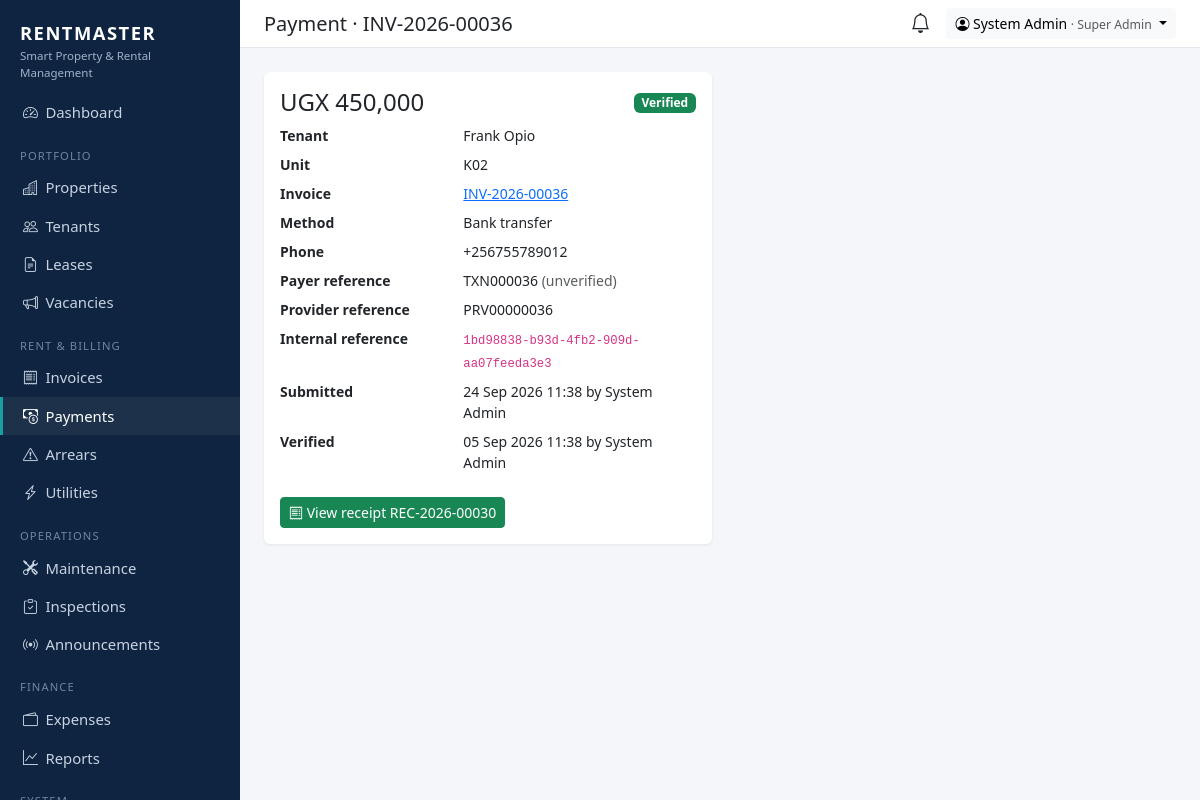
Screenshot of /billing/payments/30/ (signed in) with the database file from the repository.
### apps/billing/models.py (models this page shows, shortened)
class Payment(models.Model):
    class Status(models.TextChoices):
        PENDING = "PENDING", "Pending verification"
        VERIFIED = "VERIFIED", "Verified"
        FAILED = "FAILED", "Failed / rejected"
    invoice = models.ForeignKey(Invoice, on_delete=models.PROTECT, related_name="payments")
    amount = models.DecimalField(max_digits=12, decimal_places=0)
    method = models.CharField(max_length=15, choices=PaymentMethod.choices)
    status = models.CharField(max_length=10, choices=Status.choices, default=Status.PENDING)
    internal_reference = models.UUIDField(default=uuid.uuid4, unique=True, editable=False)
    payer_reference = models.CharField(max_length=100, blank=True)
    provider_reference = models.CharField(max_length=100, blank=True)
    payer_phone = models.CharField(max_length=20, blank=True)
    provider_response = models.JSONField(default=dict, blank=True)
    failure_reason = models.CharField(max_length=200, blank=True)
    submitted_by = models.ForeignKey(settings.AUTH_USER_MODEL, null=True, on_delete=models.SET_NULL, related_name="+")
    verified_by = models.ForeignKey(settings.AUTH_USER_MODEL, null=True, blank=True, on_delete=models.SET_NULL, related_name="+")
    verified_at = models.DateTimeField(null=True, blank=True)
    created_at = models.DateTimeField(auto_now_add=True)
    class Meta:
        ordering = ["-created_at"]

class Invoice(models.Model):
    class Status(models.TextChoices):
        UNPAID = "UNPAID", "Unpaid"
        PARTIAL = "PARTIAL", "Partially paid"
        PAID = "PAID", "Paid"
        CANCELLED = "CANCELLED", "Cancelled"
    number = models.CharField(max_length=30, unique=True, editable=False)
    lease = models.ForeignKey(Lease, on_delete=models.PROTECT, related_name="invoices")
    period_start = models.DateField()
    period_end = models.DateField()
    issue_date = models.DateField(default=date.today)
    due_date = models.DateField()
    total = models.DecimalField(max_digits=12, decimal_places=0, default=0, editable=False)
    amount_paid = models.DecimalField(max_digits=12, decimal_places=0, default=0, editable=False)
    status = models.CharField(max_length=10, choices=Status.choices, default=Status.UNPAID)
    notes = models.TextField(blank=True)
    created_at = models.DateTimeField(auto_now_add=True)
    class Meta:
        ordering = ["-issue_date", "-number"]
        constraints = [
            models.UniqueConstraint(
                fields=["lease", "period_start"],
                condition=~models.Q(status="CANCELLED"),
                name="one_live_invoice_per_lease_period",
            )
        ]

class Receipt(models.Model):
    number = models.CharField(max_length=30, unique=True, editable=False)
    payment = models.OneToOneField(Payment, on_delete=models.PROTECT, related_name="receipt")
    verification_code = models.UUIDField(default=uuid.uuid4, unique=True, editable=False)
    issued_at = models.DateTimeField(auto_now_add=True)

### apps/accounts/models.py (models this page shows, shortened)
class User(AbstractUser):
    role = models.CharField(max_length=20, choices=Role.choices, default=Role.TENANT)
    phone = models.CharField(max_length=20, blank=True)
    totp_secret = models.CharField(max_length=64, blank=True, editable=False)
    totp_enabled = models.BooleanField("Two-factor authentication", default=False, editable=False)
    def __str__(self):
        return self.get_full_name() or self.username

### apps/tenants/models.py (models this page shows, shortened)
class Lease(models.Model):
    class Frequency(models.TextChoices):
        MONTHLY = "MONTHLY", "Monthly"
        QUARTERLY = "QUARTERLY", "Quarterly"
        BIANNUAL = "BIANNUAL", "Every 6 months"
        ANNUAL = "ANNUAL", "Annually"
    class Status(models.TextChoices):
        DRAFT = "DRAFT", "Draft"
        ACTIVE = "ACTIVE", "Active"
        EXPIRED = "EXPIRED", "Expired"
        TERMINATED = "TERMINATED", "Terminated"
    MONTHS_PER_PERIOD = {"MONTHLY": 1, "QUARTERLY": 3, "BIANNUAL": 6, "ANNUAL": 12}
    tenant = models.ForeignKey(Tenant, on_delete=models.PROTECT, related_name="leases")
    unit = models.ForeignKey(Unit, on_delete=models.PROTECT, related_name="leases")
    start_date = models.DateField()
    end_date = models.DateField()
    monthly_rent = models.DecimalField(max_digits=12, decimal_places=0)
    security_deposit = models.DecimalField(max_digits=12, decimal_places=0, default=0)
    payment_frequency = models.CharField(max_length=10, choices=Frequency.choices, default=Frequency.MONTHLY)
    due_day = models.PositiveSmallIntegerField(default=1, help_text="Day of month rent is due (1-28)")
    grace_period_days = models.PositiveSmallIntegerField(default=5)
    late_fee = models.DecimalField(max_digits=12, decimal_places=0, default=0, help_text="Flat fee once grace period ends")
    status = models.CharField(max_length=12, choices=Status.choices, default=Status.ACTIVE)
    agreement = models.FileField(upload_to="leases/", blank=True, storage=private_storage, validators=[DOC_EXTS])
    notes = models.TextField(blank=True)
    created_at = models.DateTimeField(auto_now_add=True)
    class Meta:
        ordering = ["-start_date"]

class Tenant(models.Model):
    tenant_id = models.CharField(max_length=20, unique=True, editable=False)
    user = models.OneToOneField(
        settings.AUTH_USER_MODEL, null=True, blank=True, on_delete=models.SET_NULL,
        related_name="tenant_profile", help_text="Portal login (optional)",
    )
    full_name = models.CharField(max_length=150)
    phone = models.CharField(max_length=20, help_text="e.g. +256772000000")
    email = models.EmailField(blank=True)
    national_id = models.CharField("National ID / Passport No.", max_length=40, blank=True)
    occupation = models.CharField(max_length=100, blank=True)
    current_address = models.CharField(max_length=200, blank=True)
    emergency_contact_name = models.CharField(max_length=150, blank=True)
    emergency_contact_phone = models.CharField(max_length=20, blank=True)
    photo = models.FileField(upload_to="tenants/", blank=True, storage=private_storage, validators=[IMAGE_EXTS])
    registered_by = models.ForeignKey(settings.AUTH_USER_MODEL, null=True, blank=True, on_delete=models.SET_NULL,
                                      related_name="+", editable=False)
    created_at = models.DateTimeField(auto_now_add=True)
    class Meta:
        ordering = ["full_name"]

### apps/properties/models.py (models this page shows, shortened)
class Unit(models.Model):
    class Type(models.TextChoices):
        SINGLE = "SINGLE", "Single room"
        DOUBLE = "DOUBLE", "Double room"
        STUDIO = "STUDIO", "Studio"
        ONE_BED = "1BR", "1 bedroom"
        TWO_BED = "2BR", "2 bedroom"
        THREE_BED = "3BR", "3 bedroom"
        SHOP = "SHOP", "Shop"
        OFFICE = "OFFICE", "Office"
    class Status(models.TextChoices):
        AVAILABLE = "AVAILABLE", "Available"
        RESERVED = "RESERVED", "Reserved"
        OCCUPIED = "OCCUPIED", "Occupied"
        MAINTENANCE = "MAINTENANCE", "Under maintenance"
        VACANT = "VACANT", "Vacant"
    building = models.ForeignKey(Building, on_delete=models.CASCADE, related_name="units")
    number = models.CharField(max_length=20)
    unit_type = models.CharField(max_length=10, choices=Type.choices, default=Type.ONE_BED)
    monthly_rent = models.DecimalField(max_digits=12, decimal_places=0)
    security_deposit = models.DecimalField(max_digits=12, decimal_places=0, default=0)
    status = models.CharField(max_length=15, choices=Status.choices, default=Status.AVAILABLE)
    electricity_meter = models.CharField(max_length=40, blank=True)
    water_meter = models.CharField(max_length=40, blank=True)
    photo = models.FileField(upload_to="units/", blank=True, validators=[IMAGE_EXTS])
    notes = models.TextField(blank=True)
    class Meta:
        ordering = ["building", "number"]
        unique_together = [("building", "number")]
    property = property(lambda self: self.building.property)

### apps/billing/views.py (the view)
# urls.py: path("payments/<int:pk>/", views.payment_detail, name="payment_detail"),
@role_required(*VIEW_ROLES)
def payment_detail(request, pk):
    payment = get_object_or_404(payments_for(request.user).select_related("invoice__lease__tenant", "invoice__lease__unit"), pk=pk)
    return render(request, "billing/payment_detail.html", {
        "payment": payment,
        "is_finance": request.user.role in FINANCE_ROLES,
        "reject_form": RejectPaymentForm(),
        "is_mobile": payment.method in MOBILE_MONEY_METHODS,
    })

### templates/billing/payment_detail.html (shortened to what this page needs)
{% extends "base.html" %}{% load rm %}
{% block heading %}Payment · {{ payment.invoice.number }}{% endblock %}
{% block content %}
<div class="row g-3">
  <div class="col-lg-6"><div class="card"><div class="card-body">
    <div class="d-flex justify-content-between align-items-center mb-2">
      <div class="h4 mb-0">{{ payment.amount|money }}</div>{% badge payment.status payment.get_status_display %}
    </div>
    <dl class="row small mb-0">
      <dt class="col-5">Tenant</dt><dd class="col-7">{{ payment.invoice.lease.tenant.full_name }}</dd>
      <dt class="col-5">Unit</dt><dd class="col-7">{{ payment.invoice.lease.unit.number }}</dd>
      <dt class="col-5">Invoice</dt><dd class="col-7"><a href="{% url 'billing:invoice_detail' payment.invoice.pk %}">{{ payment.invoice.number }}</a></dd>
      <dt class="col-5">Method</dt><dd class="col-7">{{ payment.get_method_display }}</dd>
      {% if payment.payer_phone %}<dt class="col-5">Phone</dt><dd class="col-7">{{ payment.payer_phone }}</dd>{% endif %}
      <dt class="col-5">Payer reference</dt><dd class="col-7">{{ payment.payer_reference|default:"—" }} <span class="text-muted">(unverified)</span></dd>
      <dt class="col-5">Provider reference</dt><dd class="col-7">{{ payment.provider_reference|default:"—" }}</dd>
      <dt class="col-5">Internal reference</dt><dd class="col-7 text-break"><code>{{ payment.internal_reference }}</code></dd>
      <dt class="col-5">Submitted</dt><dd class="col-7">{{ payment.created_at|date:"d M Y H:i" }} by {{ payment.submitted_by|default:"—" }}</dd>
      {% if payment.verified_at %}<dt class="col-5">Verified</dt><dd class="col-7">{{ payment.verified_at|date:"d M Y H:i" }} by {{ payment.verified_by|default:"payment provider" }}</dd>{% endif %}
    </dl>
    {% if payment.receipt %}<a class="btn btn-success btn-sm mt-3" href="{% url 'billing:receipt_detail' payment.receipt.pk %}"><i class="bi bi-receipt"></i> View receipt {{ payment.receipt.number }}</a>{% endif %}
  </div></div></div>
</div>
{% endblock %}

### templates/base.html (shortened to what this page needs)
<!doctype html>
<html lang="en">
<head>
  <link href="https://cdn.jsdelivr.net/npm/bootstrap@5.3.3/dist/css/bootstrap.min.css" rel="stylesheet">
  <link href="https://cdn.jsdelivr.net/npm/bootstrap-icons@1.11.3/font/bootstrap-icons.min.css" rel="stylesheet">
</head>
<body>
{% if user.is_authenticated %}
{% with p=request.path %}
<nav class="rm-sidebar">
  <div class="brand">RENTMASTER<small>Smart Property &amp; Rental Management</small></div>
  <ul class="nav flex-column mt-2">
    <li><a class="nav-link {% if p == '/' %}active{% endif %}" href="{% url 'dashboard' %}"><i class="bi bi-speedometer2"></i>Dashboard</a></li>
    {% if nav.properties %}
    <li class="section">Portfolio</li>
    <li><a class="nav-link {% if '/properties/' in p %}active{% endif %}" href="{% url 'properties:list' %}"><i class="bi bi-buildings"></i>Properties</a></li>
    <li><a class="nav-link {% if p == '/tenants/' or '/tenants/new' in p %}active{% endif %}" href="{% url 'tenants:list' %}"><i class="bi bi-people"></i>Tenants</a></li>
    <li><a class="nav-link {% if '/leases/' in p %}active{% endif %}" href="{% url 'tenants:lease_list' %}"><i class="bi bi-file-earmark-text"></i>Leases</a></li>
    {% endif %}
    {% if nav.vacancies %}<li><a class="nav-link {% if '/vacancies/' in p %}active{% endif %}" href="{% url 'vacancies:listing_list' %}"><i class="bi bi-megaphone"></i>Vacancies</a></li>{% endif %}
    {% if nav.billing %}
    <li class="section">{% if nav.is_tenant %}My account{% else %}Rent &amp; billing{% endif %}</li>
    <li><a class="nav-link {% if '/invoices/' in p %}active{% endif %}" href="{% url 'billing:invoice_list' %}"><i class="bi bi-receipt"></i>Invoices</a></li>
    <li><a class="nav-link {% if '/payments/' in p %}active{% endif %}" href="{% url 'billing:payment_list' %}"><i class="bi bi-cash-coin"></i>Payments</a></li>
    {% endif %}
    {% if nav.arrears %}<li><a class="nav-link {% if '/arrears/' in p %}active{% endif %}" href="{% url 'billing:arrears' %}"><i class="bi bi-exclamation-triangle"></i>Arrears</a></li>{% endif %}
    {% if nav.utilities %}<li><a class="nav-link {% if '/utilities/' in p %}active{% endif %}" href="{% url 'billing:utility_list' %}"><i class="bi bi-lightning-charge"></i>Utilities</a></li>{% endif %}
    <li class="section">Operations</li>
    <li><a class="nav-link {% if '/maintenance/' in p %}active{% endif %}" href="{% url 'maintenance:list' %}"><i class="bi bi-tools"></i>Maintenance</a></li>
    {% if nav.inspections %}<li><a class="nav-link {% if '/inspections/' in p %}active{% endif %}" href="{% url 'inspections:list' %}"><i class="bi bi-clipboard-check"></i>Inspections</a></li>{% endif %}
    {% if nav.announce %}<li><a class="nav-link {% if '/announcements/' in p %}active{% endif %}" href="{% url 'announcement' %}"><i class="bi bi-broadcast"></i>Announcements</a></li>{% endif %}
    {% if nav.finance %}
    <li class="section">Finance</li>
    <li><a class="nav-link {% if '/expenses/' in p %}active{% endif %}" href="{% url 'finance:expense_list' %}"><i class="bi bi-wallet2"></i>Expenses</a></li>
    <li><a class="nav-link {% if '/reports/' in p %}active{% endif %}" href="{% url 'finance:report' %}"><i class="bi bi-graph-up"></i>Reports</a></li>
    {% endif %}
    {% if nav.audit or nav.admin %}<li class="section">System</li>{% endif %}
  </ul>
</nav>
<div class="rm-main">
  <div class="rm-topbar d-flex align-items-center justify-content-between px-4 py-2 no-print">
    <h1 class="h5 mb-0">{% block heading %}{% endblock %}</h1>
    <div class="d-flex align-items-center gap-3">
      <a href="{% url 'notifications' %}" class="position-relative text-body" title="Notifications">
        <i class="bi bi-bell fs-5"></i>
      </a>
      <div class="dropdown">
        <button class="btn btn-sm btn-light dropdown-toggle" data-bs-toggle="dropdown">
          <i class="bi bi-person-circle"></i> {{ user }} <span class="text-muted small">· {{ user.get_role_display }}</span>
        </button>
      </div>
    </div>
  </div>
  <main class="p-4">
    {% block content %}{% endblock %}
  </main>
</div>
{% endwith %}
{% else %}
  {% block public %}{% endblock %}
{% endif %}
</body>
</html>

### rows the page displays
Payment: invoice.number "INV-2026-00036", amount "UGX 450,000", status "Verified", invoice.lease.tenant.full_name "Frank Opio", invoice.lease.unit.number "K02", method "Bank transfer", payer_phone "+256755789012", payer_reference "TXN000036", provider_reference "PRV00000036", internal_reference "1bd98838-b93d-4fb2-909d-aa07feeda3e3", created_at "24 Sep 2026 11:38", submitted_by "System Admin", verified_at "05 Sep 2026 11:38", verified_by "System Admin", receipt.number "REC-2026-00030"
User: first_name+last_name "System Admin", role "Super Admin"
